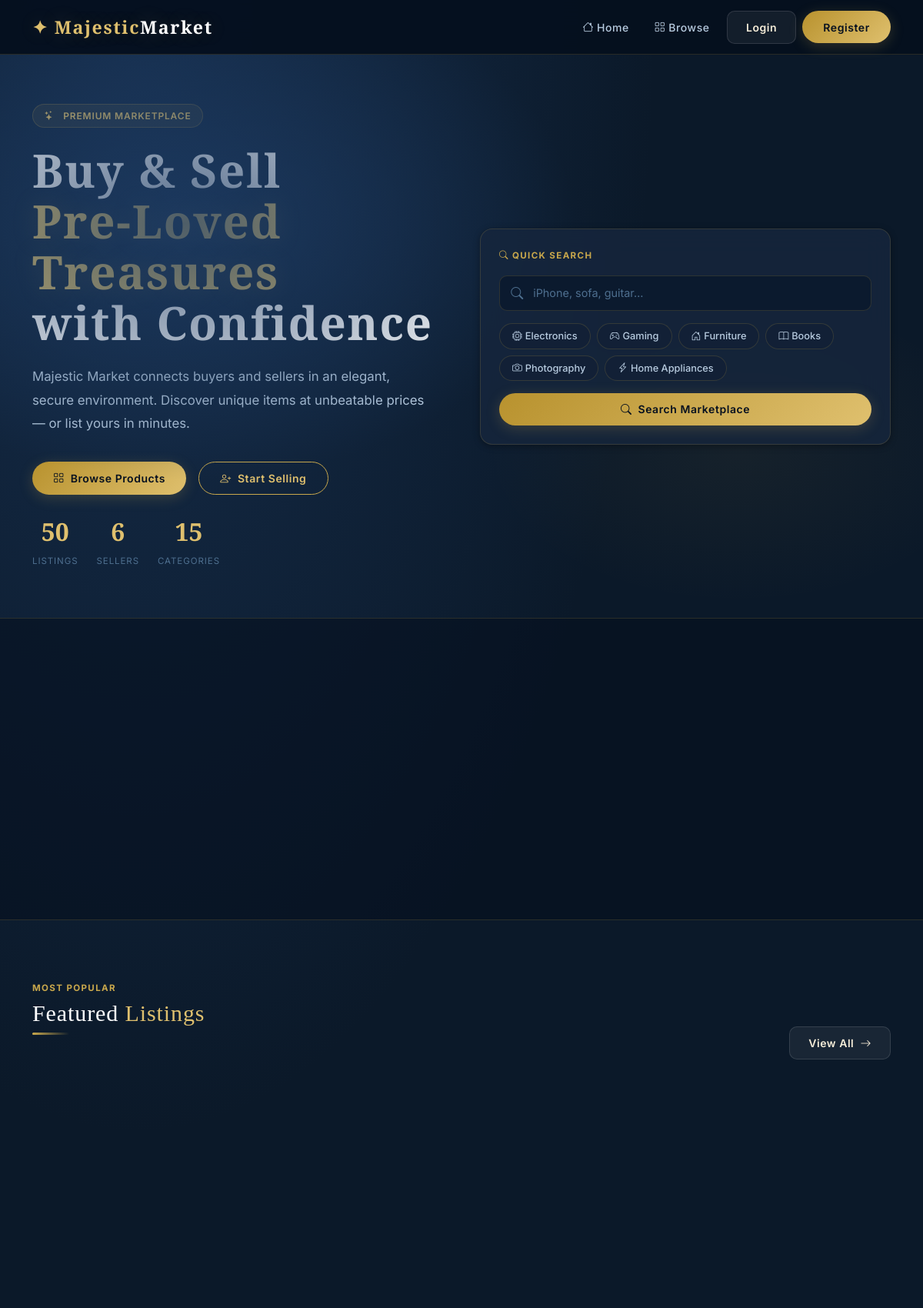
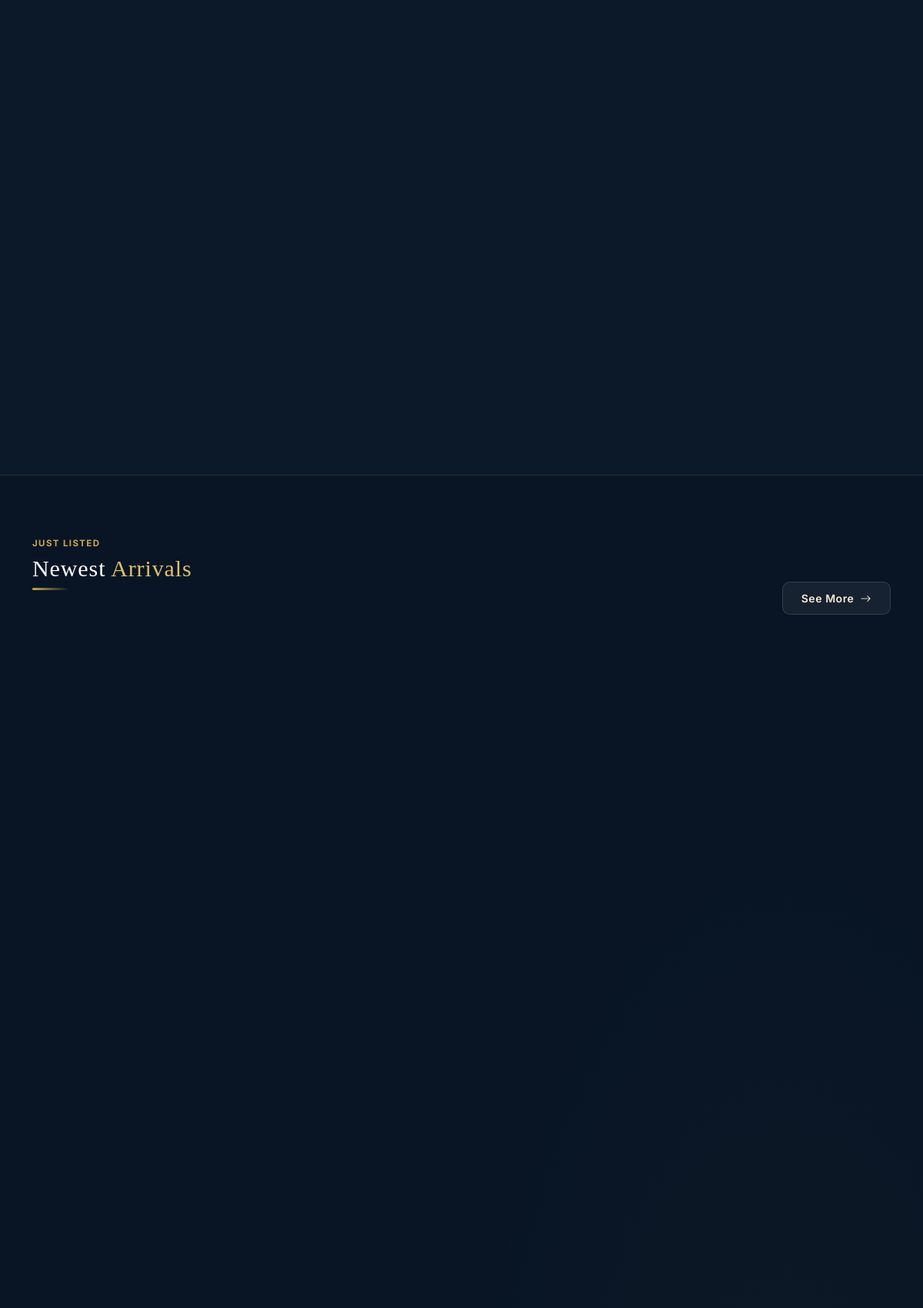
The page / (upper part) on the database its author committed (2 pictures, top to bottom).
### tables this page shows
CREATE TABLE categories (
        id   INTEGER PRIMARY KEY AUTOINCREMENT,
        name TEXT UNIQUE NOT NULL,
        icon TEXT DEFAULT 'tag'
    );

### app.py (the view, shortened to what this page needs)
@app.route('/')
def index():
    db = get_db()
    featured = db.execute('''
        SELECT p.*,c.name cat,c.icon cat_icon,u.username seller
        FROM products p
        LEFT JOIN categories c ON p.category_id=c.id
        LEFT JOIN users u ON p.seller_id=u.id
        WHERE p.status='available' ORDER BY p.views DESC LIMIT 8''').fetchall()
    recent = db.execute('''
        SELECT p.*,c.name cat,c.icon cat_icon,u.username seller
        FROM products p
        LEFT JOIN categories c ON p.category_id=c.id
        LEFT JOIN users u ON p.seller_id=u.id
        WHERE p.status='available' ORDER BY p.created_at DESC LIMIT 8''').fetchall()
    categories = db.execute('''
        SELECT c.*,COUNT(p.id) cnt FROM categories c
        LEFT JOIN products p ON c.id=p.category_id AND p.status='available'
        GROUP BY c.id ORDER BY cnt DESC LIMIT 12''').fetchall()
    stats = db.execute('''SELECT
        (SELECT COUNT(*) FROM products WHERE status='available') products,
        (SELECT COUNT(*) FROM users WHERE is_admin=0) users,
        (SELECT COUNT(*) FROM categories) categories,
        (SELECT COUNT(*) FROM messages) messages''').fetchone()
    rv = []
    db.close()
    return render_template('index.html', featured=featured, recent=recent,
                           categories=categories, stats=stats, rv=rv)

### app.py (called while the page is built)
def get_db():
    conn = sqlite3.connect(DATABASE)
    conn.row_factory = sqlite3.Row
    conn.execute("PRAGMA foreign_keys = ON")
    return conn

@app.context_processor
def inject_globals():
    unread = 0
    if session.get('user_id'):
        row = q('SELECT COUNT(*) c FROM messages WHERE receiver_id=? AND is_read=0',
                (session['user_id'],), one=True)
        unread = row['c'] if row else 0
    return dict(unread_count=unread, now=datetime.now())

def product_image_url(image_field):
    if not image_field:
        return 'https://picsum.photos/seed/placeholder/600/450'
    if image_field.startswith('http'):
        return image_field
    if image_field.startswith('/static') or image_field.startswith('static'):
        return '/' + image_field.lstrip('/')
    return url_for('static', filename=f'uploads/{image_field}')

### templates/index.html (shortened to what this page needs)
{% extends "base.html" %}
{% block content %}
<section class="hero">
  <div class="container">
    <div class="row align-items-center g-5">
      <div class="col-lg-6">
        <div class="hero-eyebrow"><i class="bi bi-stars me-1"></i>Premium Marketplace</div>
        <h1 class="hero-title">Buy &amp; Sell<br><span class="gold">Pre-Loved Treasures</span><br>with Confidence</h1>
        <p class="hero-desc">Majestic Market connects buyers and sellers in an elegant, secure environment. Discover unique items at unbeatable prices — or list yours in minutes.</p>
        <div class="d-flex flex-wrap gap-3">
          <a href="{{ url_for('products') }}" class="btn btn-gold"><i class="bi bi-grid me-2"></i>Browse Products</a>
          <a href="{{ url_for('register') }}" class="btn btn-outline-gold"><i class="bi bi-person-plus me-2"></i>Start Selling</a>
        </div>
        <div class="d-flex gap-4 mt-4">
          <div class="hero-stat"><span class="hero-stat-num">{{ stats.products }}</span><span class="hero-stat-lbl">Listings</span></div>
          <div class="hero-stat"><span class="hero-stat-num">{{ stats.users }}</span><span class="hero-stat-lbl">Sellers</span></div>
          <div class="hero-stat"><span class="hero-stat-num">{{ stats.categories }}</span><span class="hero-stat-lbl">Categories</span></div>
        </div>
      </div>
      <div class="col-lg-6">
        <div class="glass-card p-4">
          <p class="sec-label mb-3"><i class="bi bi-search me-1"></i>Quick Search</p>
          <form action="{{ url_for('products') }}" method="get">
            <div class="search-wrap mb-3">
              <input type="text" name="q" class="form-control search-input" placeholder="iPhone, sofa, guitar…"/>
            </div>
            <div class="d-flex flex-wrap gap-2 mb-3">
              {% for cat in categories[:6] %}
                <a href="{{ url_for('products') }}?category={{ cat.id }}" class="cat-pill"><i class="bi bi-{{ cat.icon }} me-1"></i>{{ cat.name }}</a>
              {% endfor %}
            </div>
            <button type="submit" class="btn btn-gold w-100"><i class="bi bi-search me-2"></i>Search Marketplace</button>
          </form>
        </div>
      </div>
    </div>
  </div>
</section>
<section style="padding:2.5rem 0;background:rgba(6,16,31,.6);border-top:1px solid var(--glass-border);border-bottom:1px solid var(--glass-border);">
  <div class="container">
    <div class="row g-3">
      {% for cat in categories %}
      <div class="col-6 col-sm-4 col-md-3 col-lg-2">
      </div>
      {% endfor %}
    </div>
  </div>
</section>
<section class="sec-pad">
  <div class="container">
    <div class="d-flex justify-content-between align-items-end mb-4 flex-wrap gap-3">
      <div class="sec-head">
        <span class="sec-label">Most Popular</span>
        <h2 class="sec-title">Featured <span class="acc">Listings</span></h2>
        <div class="sec-line"></div>
      </div>
      <a href="{{ url_for('products') }}" class="btn btn-glass">View All <i class="bi bi-arrow-right ms-1"></i></a>
    </div>
    {% if featured %}
    <div class="row g-4">
      {% for p in featured %}
      <div class="col-xl-3 col-lg-4 col-md-6">
        <a href="{{ url_for('product_detail',pid=p.id) }}" style="text-decoration:none;">
        </a>
      </div>
      {% endfor %}
    </div>
    {% else %}
    <div class="empty-state"><span class="empty-icon">🛍️</span><p class="empty-title">No listings yet</p><a href="{{ url_for('new_product') }}" class="btn btn-gold mt-2">List First Item</a></div>
    {% endif %}
  </div>
</section>
<section class="sec-pad" style="background:rgba(6,16,31,.4);border-top:1px solid var(--glass-border);">
  <div class="container">
    <div class="d-flex justify-content-between align-items-end mb-4 flex-wrap gap-3">
      <div class="sec-head">
        <span class="sec-label">Just Listed</span>
        <h2 class="sec-title">Newest <span class="acc">Arrivals</span></h2>
        <div class="sec-line"></div>
      </div>
      <a href="{{ url_for('products') }}?sort=newest" class="btn btn-glass">See More <i class="bi bi-arrow-right ms-1"></i></a>
    </div>
    <div class="row g-4">
      {% for p in recent %}
      <div class="col-xl-3 col-lg-4 col-md-6">
        <a href="{{ url_for('product_detail',pid=p.id) }}" style="text-decoration:none;">
        </a>
      </div>
      {% endfor %}
    </div>
  </div>
</section>
{% endblock %}

### rows shown on the page
categories: name "Electronics"
categories: name "Gaming"
categories: name "Furniture"
categories: name "Books"
categories: name "Photography"
categories: name "Home Appliances"

### other values the page prints
{{ stats.products }} "50"
{{ stats.users }} "6"
{{ stats.categories }} "15"
